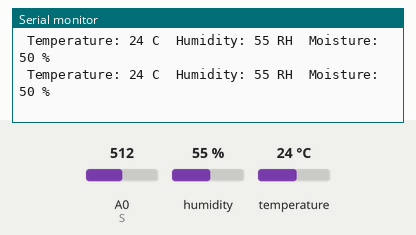
A sketch run on a simulated ESP8266 (NodeMCU). Shown: the last lines printed to the serial monitor. The inputs (shaded band) are chosen by the test bench; at power-on: humidity 55 %, A0 (S) = 512, temperature 24 °C.

Above: at 1.3 s.
1.4 s: humidity set to 22 %
At 2.5 s:
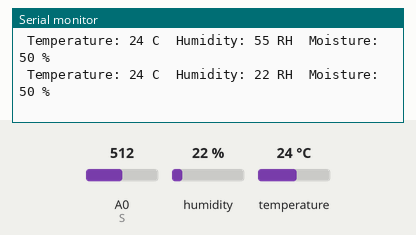
2.9 s: A0 (S) set to 716
At 4.0 s:
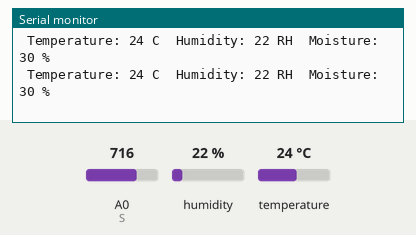
4.4 s: temperature set to 12 °C
At 5.8 s:
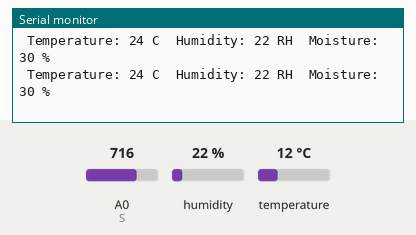
5.9 s: A0 (S) set to 900
At 6.5 s:
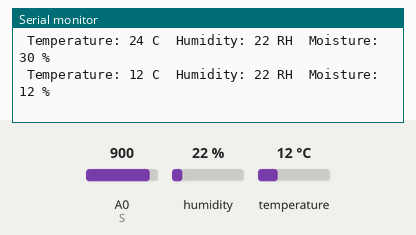
7.4 s: humidity set to 40 %
At 8.0 s:
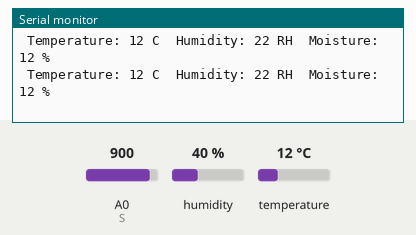
Timing chart, 0 to 9.9 s (numbered marks = the images above; inputs shaded):
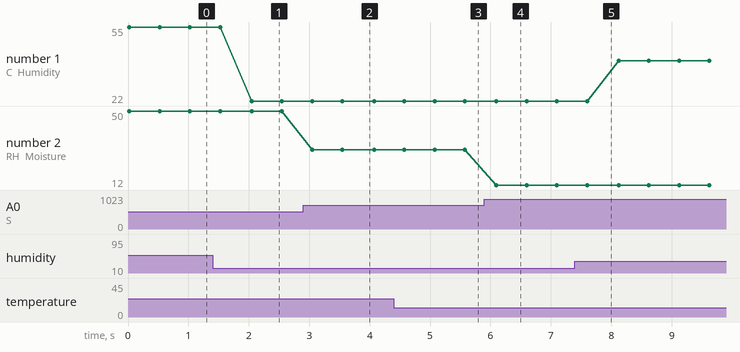

The sketch:

ep2.ino
```cpp
    //Node WIFI
    #include <Arduino.h>
    #include <ESP8266WiFi.h>
    #include <ESP8266WebServer.h>
    #include <ESP8266mDNS.h>
    #include <EEPROM.h>

    // DHT11
    #include <DHT.h>
    #include <DHT_U.h>
    DHT dht(9, DHT11);

    // Soil mpisture Sensor
    int S = A0;


    void setup()
    {

        dht.begin();
        Serial.begin(115200);
        Serial.println("Clone Fleur");

    }

    void loop()
    {

           // for DHT11
          int Temp = dht.readTemperature();
          int Humidity = dht.readHumidity();
           Serial.print(" Temperature: ");
           Serial.print(Temp);
           Serial.print(" C ");
           Serial.print(" Humidity: ");
           Serial.print(Humidity);
           Serial.print(" RH ");

            // for Soil moisture Sensor
          int soil= analogRead(S);
           soil = map(soil,0,1024,100,0);
           Serial.print(" Moisture: ");
           Serial.print(soil);
           Serial.println(" %");
        delay(500);
    }
```

Measured:
- after the input at 1.4 s, the serial monitor: prints a new line after 0.65 s (image 1)
- after the input at 2.9 s, the serial monitor: prints a new line after 0.15 s (image 2)
- after the input at 5.9 s, the serial monitor: prints a new line after 0.20 s (image 4)
- plotted number 1: 55 → 22 after the input at 1.4 s, 22 → 40 after the input at 7.4 s
- plotted number 2: 50 → 30 after the input at 2.9 s
